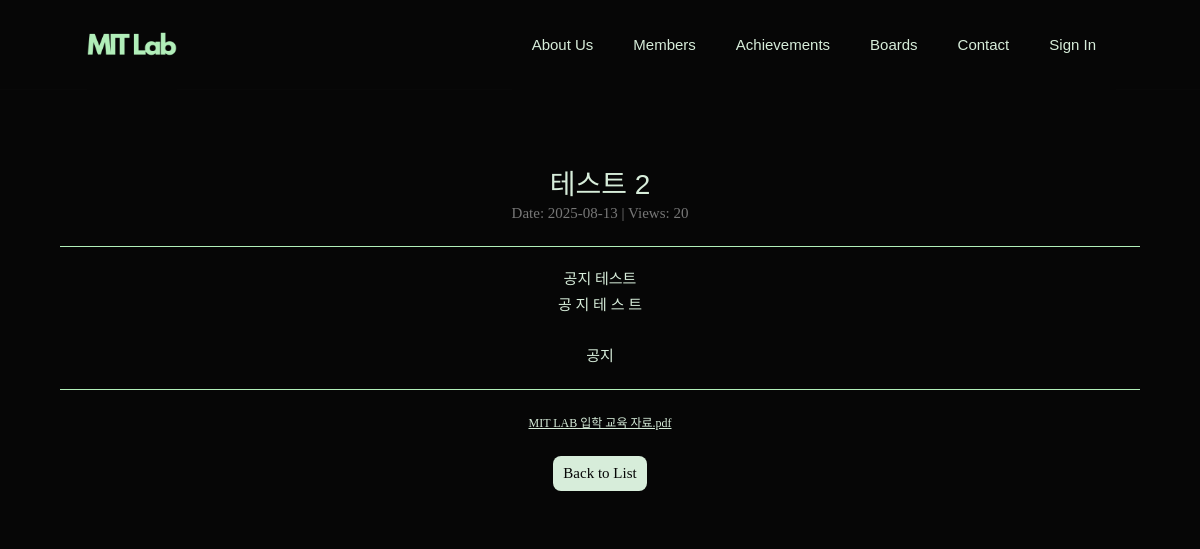
Page /notice/2 on the earlier database version.
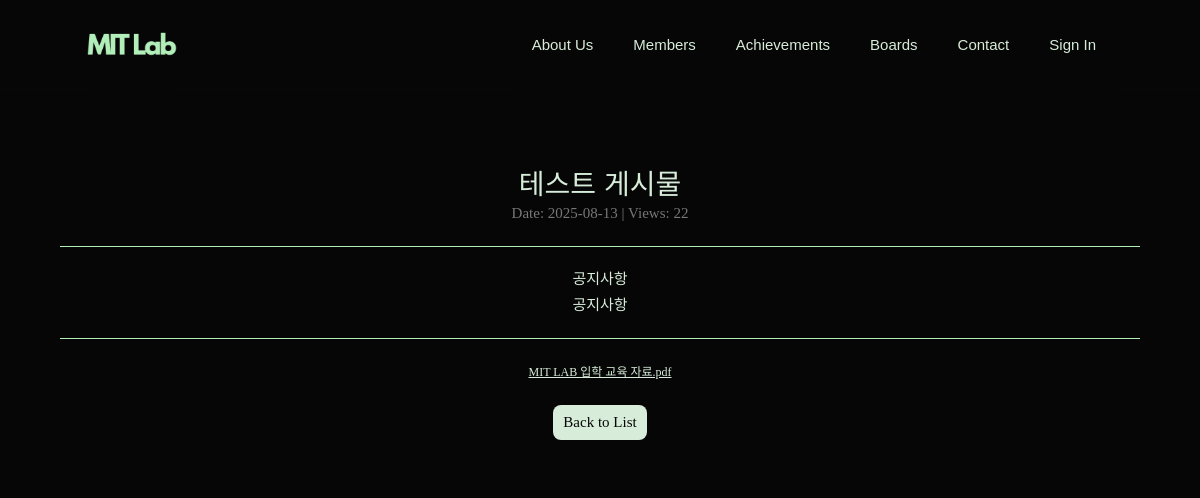
Same page on the later database version.
### app.py (models this page shows)
class Notice(db.Model):
    id = db.Column(db.Integer, primary_key=True)
    title = db.Column(db.String(200), nullable=False)
    content = db.Column(db.Text, nullable=False)
    created_at = db.Column(db.DateTime, default=datetime.utcnow)
    view_count = db.Column(db.Integer, default=0)
    attachments = db.relationship('NoticeAttachment', backref='notice', cascade='all, delete-orphan')

### app.py (the view)
@app.route('/notice/<int:notice_id>')
def notice_view_post(notice_id):
    notice = Notice.query.get_or_404(notice_id)
    notice.view_count += 1
    db.session.commit()
    return render_template('notice_view_post.html', notice=notice)

### app.py (called while the page is built)
@app.context_processor
def inject_csrf_token():
    return dict(csrf_token=generate_csrf)

### templates/notice_view_post.html (shortened to what this page needs)
{% extends "base.html" %}
{% block content %}
<div class="container-fluid mt-5 notice-container">
    <div class="post-header text-center my-4">
        <h2 class="post-title">{{ notice.title }}</h2>
        <p class="text-muted">
            Date: {{ notice.created_at.strftime('%Y-%m-%d') }} |
            Views: {{ notice.view_count }}
        </p>
        <hr>
        <div>
            {{ notice.content.replace('\n', '<br>') | safe }}
        </div>
        <hr>
        {% if notice.attachments %}
        <ul class="attachment">
            {% for file in notice.attachments %}
                <li><a href="{{ url_for('static', filename='upload/' ~ file.filename) }}" target="_blank" class="attachment-link">{{ file.filename.split('/')[-1] }}</a></li>
            {% endfor %}
        </ul>
        {% endif %}
        <a href="{{ url_for('notice') }}" class="custom-notice-btn">Back to List</a>
    </div>
</div>
{% endblock %}

Differences in the rows shown:
changed Notice: title "테스트 2" → "테스트 게시물"; view_count "20" → "22"; content.replace "공지 테스트 공 지 테 스 트 공지" → "공지사항 공지사항"
